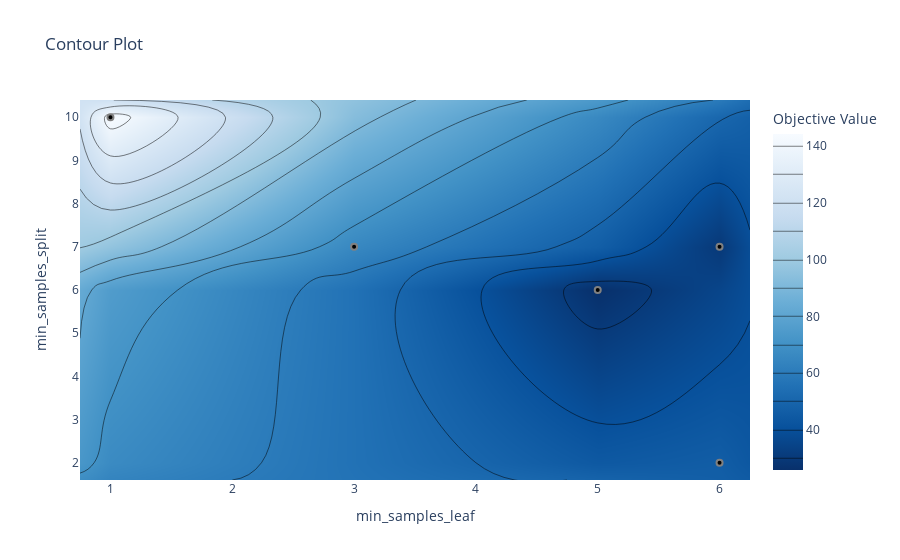

Notebook code cell kept with this figure:
### Code cell
# Plot contour plot
fig_contour = vis.plot_contour(study, params=["min_samples_split", "min_samples_leaf"])
fig_contour

### Figure 1 — Plotly figure (JSON) as saved in the notebook; plotly's stock layout.template omitted (floating-point values rounded to 4 significant figures)
{"data": [{"colorbar": {"title": {"text": "Objective Value"}}, "colorscale": [[0, "rgb(247,251,255)"], [0.125, "rgb(222,235,247)"], [0.25, "rgb(198,219,239)"], [0.375, "rgb(158,202,225)"], [0.5, "rgb(107,174,214)"], [0.625, "rgb(66,146,198)"], [0.75, "rgb(33,113,181)"], [0.875, "rgb(8,81,156)"], [1, "rgb(8,48,107)"]], "connectgaps": true, "contours": {"coloring": "heatmap"}, "hoverinfo": "none", "line": {"smoothing": 1.3}, "reversescale": true, "type": "contour", "x": [0.75, 1, 3, 5, 6, 6.25], "y": [1.6, 2, 6, 7, 10, 10.4], "z": [[null, null, null, null, null, null], [null, null, null, null, 46.24, null], [null, null, null, 25.85, null, null], [null, null, 65.61, null, 29.71, null], [null, 144.3, null, null, null, null], [null, null, null, null, null, null]]}, {"marker": {"color": "black", "line": {"color": "Gray", "width": 2}}, "mode": "markers", "name": "Feasible Trial", "showlegend": false, "type": "scatter", "x": [5, 6, 3, 1, 6], "y": [6, 2, 7, 10, 7]}, {"marker": {"color": "#cccccc", "line": {"color": "Gray", "width": 2}}, "mode": "markers", "name": "Infeasible Trial", "showlegend": false, "type": "scatter", "x": [], "y": []}], "layout": {"title": {"text": "Contour Plot"}, "xaxis": {"range": [0.75, 6.25], "title": {"text": "min_samples_leaf"}}, "yaxis": {"range": [1.6, 10.4], "title": {"text": "min_samples_split"}}}}
